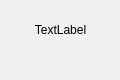
<?xml version="1.0" encoding="UTF-8"?>
<ui version="4.0">
 <class>NodeBase</class>
 <widget class="QWidget" name="NodeBase">
  <property name="geometry">
   <rect>
    <x>0</x>
    <y>0</y>
    <width>120</width>
    <height>80</height>
   </rect>
  </property>
  <property name="minimumSize">
   <size>
    <width>120</width>
    <height>80</height>
   </size>
  </property>
  <property name="maximumSize">
   <size>
    <width>120</width>
    <height>80</height>
   </size>
  </property>
  <property name="windowTitle">
   <string>Form</string>
  </property>
  <widget class="QLabel" name="NodeTitleLabel">
   <property name="geometry">
    <rect>
     <x>0</x>
     <y>20</y>
     <width>121</width>
     <height>20</height>
    </rect>
   </property>
   <property name="text">
    <string>TextLabel</string>
   </property>
   <property name="alignment">
    <set>Qt::AlignCenter</set>
   </property>
  </widget>
 </widget>
 <resources/>
 <connections/>
</ui>
